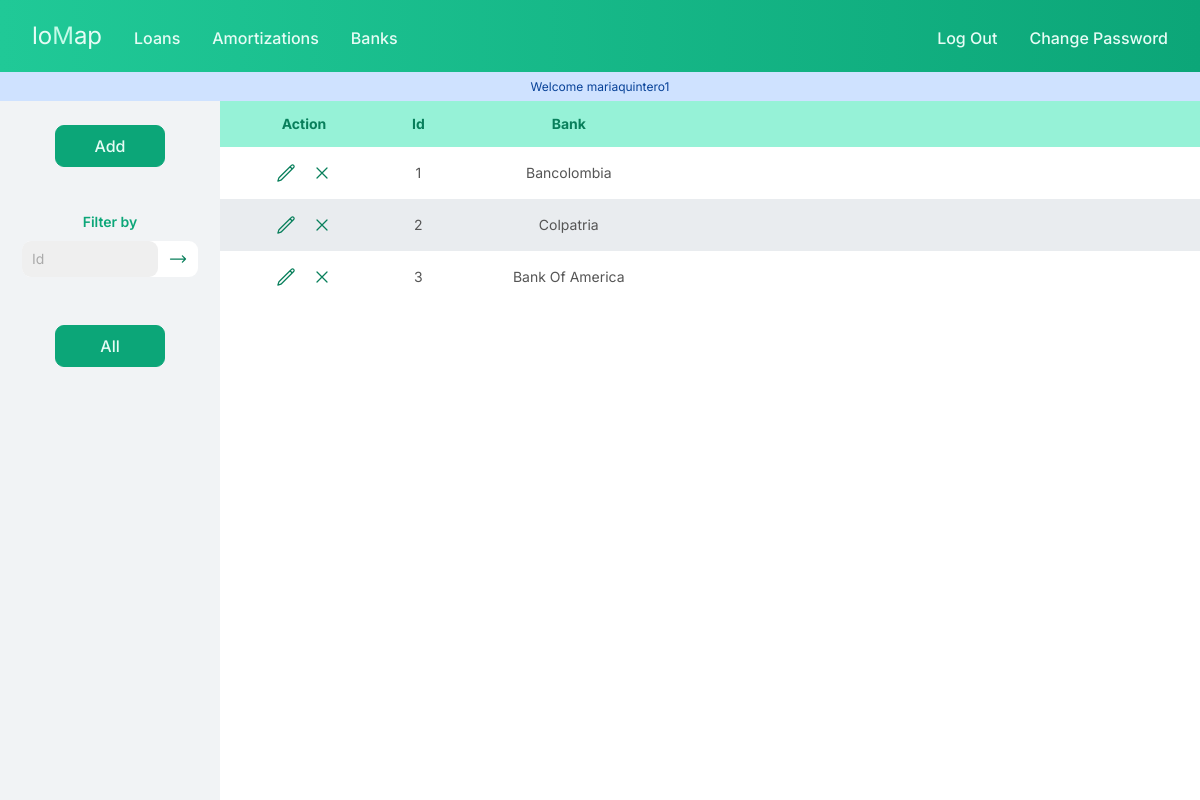
The page /banks (signed in) on the database its author committed.
### tables this page shows
CREATE TABLE banks (
id INTEGER NOT NULL,
user_id INTEGER NOT NULL,
user_bank_id INTEGER NOT NULL,
bank TEXT NOT NULL,
PRIMARY KEY(id),
FOREIGN KEY(user_id) REFERENCES users(id)
);

### app.py (the view)
@app.route("/banks")
@login_required
def banks():
    user_id = session["user_id"]
    user = db.execute("SELECT * FROM users WHERE id = ?", user_id)[0]
    name = user["username"]
    ids = db.execute("SELECT user_bank_id FROM banks WHERE user_id = ?", user_id)
    banks = db.execute("SELECT * FROM banks WHERE user_id = ?", user_id)
    message = f"Welcome {name}"
    return render_template("banks.html", name=name, view="banks", message = message, banks=banks, ids=ids)

### app.py (called while the page is built)
@app.after_request
def after_request(response):
    response.headers["Cache-Control"] = "no-cache, no-store, must-revalidate"
    response.headers["Expires"] = 0
    response.headers["Pragma"] = "no-cache"
    return response

### helpers.py (called while the page is built)
def login_required(f):
    @wraps(f)
    def decorated_function(*args, **kwargs):
        if session.get("user_id") is None:
            return redirect("/login")
        return f(*args, **kwargs)
    return decorated_function

### templates/banks.html (shortened to what this page needs)
{% extends "layout.html" %}
{% block menu %}
    <form action="bank_filter" class="search-form">
        <select required class="select-input" autofocus name="user_bank_id">
            <option value="" selected>Id</option>
        </select>
        <button class="action-btn">
            <svg xmlns="http://www.w3.org/2000/svg" fill="none" viewBox="0 0 24 24" stroke-width="1.5" stroke="currentColor" class="action-icon">
                <path stroke-linecap="round" stroke-linejoin="round" d="M17.25 8.25L21 12m0 0l-3.75 3.75M21 12H3" />
            </svg>
        </button>
    </form>
{% endblock %}
{% block table %}
<table class="table margin-t-m">
    <thead>
        <tr>
            <th class="text-center th-12">Action</th>
            <th class="text-center th-4">Id</th>
            <th class="text-center th-24">Bank</th>
            <th class=""></th>
        </tr>
    </thead>
    <tbody>
    {% for bank in banks %}
    <tr>
      <td class="text-center">
        <div class="action-column">
              <form action="/edit_bank" method="get">
                  <button class="action-btn">
                  </button>
              </form>
              <form action="/delete_bank" method="post">
                  <button class="action-btn">
                      <svg xmlns="http://www.w3.org/2000/svg" fill="none" viewBox="0 0 24 24" stroke-width="1.5" stroke="currentColor" class="action-icon">
                          <path stroke-linecap="round" stroke-linejoin="round" d="M6 18L18 6M6 6l12 12" />
                      </svg>
                  </button>
              </form>
        </div>
        </td>
      <td class="text-center">{{bank["user_bank_id"]}}</td>
      <td class="text-center">{{bank["bank"]}}</td>
      <td></td>
      </tr>
      {% endfor %}
  </tbody>
</table>
{% endblock %}

### static/styles.css (style rules this page uses)
* { margin: 0; padding: 0; box-sizing: border-box; }
html { font-size: 62.5%; }
body { font-family: "Inter", sans-serif; line-height: 1; font-weight: 400; color: #555; font-size: 2.4rem; height: 100vh; position: relative; display: flex; flex-direction:column; }
.search-form { width: 80%; display: flex; align-items: center; justify-content: space-between; gap: 1rem; border-radius: 9px; border: 1px solid f#dfe1e5; background-color: #fff; padding-right: 1rem; }
.select-input { width: 90%; height:3.6rem; border: none; color: inherit; font-family: inherit; padding: 1rem; font-size: 1.4rem; border-radius: 9px; }
select:required:invalid { color: #aaa; }
select { appearance: none; }
.table { font-size: 1.4rem; width: 100%; border-collapse: collapse; }
th { background-color: #96f2d7; color: #087f5b; position: sticky; top: 0; }
th, td { padding: 1.6rem 2.4rem; }
tbody tr:nth-child(even) { background-color: #e9ecef; }
.text-center { text-align: center!important; }
.th-4 { width: 4rem; }
.th-12 { width: 12em; }
.th-24 { width: 24rem; }
.action-column { display:flex; gap: 1.6rem; align-items:center; justify-content: center; }
.action-btn { border:none; background: none; cursor: pointer; display: flex; flex-direction: column; justify-content: center; flex-grow: 1; }
.action-icon { stroke:#087f5b; width:2.0rem; height: 2.0rem; display: block; }

### rows shown on the page
banks: user_bank_id "1", bank "Bancolombia"
banks: user_bank_id "2", bank "Colpatria"
banks: user_bank_id "3", bank "Bank Of America"

### other values the page prints
{{ message }} "Welcome mariaquintero1"
